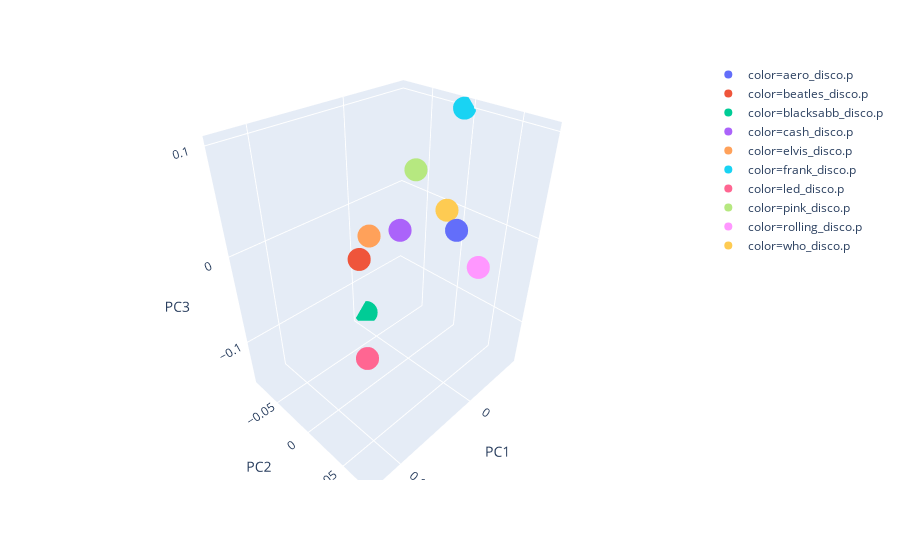

The notebook cell this image was saved under:
### Code cell
fig = px.scatter_3d(df_unique, x='PC1', y='PC2', z='PC3', color=df_unique.index)
fig.show()

### Figure 1 — Plotly figure (JSON) as saved in the notebook; plotly's stock layout.template omitted (floating-point values rounded to 4 significant figures)
{"data": [{"hoverlabel": {"namelength": 0}, "hovertemplate": "color=aero_disco.p<br>PC1=%{x}<br>PC2=%{y}<br>PC3=%{z}", "legendgroup": "color=aero_disco.p", "marker": {"color": "#636efa", "symbol": "circle"}, "mode": "markers", "name": "color=aero_disco.p", "scene": "scene", "showlegend": true, "type": "scatter3d", "x": [-0.03504], "y": [0.02325], "z": [0.001395]}, {"hoverlabel": {"namelength": 0}, "hovertemplate": "color=beatles_disco.p<br>PC1=%{x}<br>PC2=%{y}<br>PC3=%{z}", "legendgroup": "color=beatles_disco.p", "marker": {"color": "#EF553B", "symbol": "circle"}, "mode": "markers", "name": "color=beatles_disco.p", "scene": "scene", "showlegend": true, "type": "scatter3d", "x": [0.07211], "y": [0.007196], "z": [0.0123]}, {"hoverlabel": {"namelength": 0}, "hovertemplate": "color=blacksabb_disco.p<br>PC1=%{x}<br>PC2=%{y}<br>PC3=%{z}", "legendgroup": "color=blacksabb_disco.p", "marker": {"color": "#00cc96", "symbol": "circle"}, "mode": "markers", "name": "color=blacksabb_disco.p", "scene": "scene", "showlegend": true, "type": "scatter3d", "x": [-0.014], "y": [-0.08307], "z": [-0.1486]}, {"hoverlabel": {"namelength": 0}, "hovertemplate": "color=cash_disco.p<br>PC1=%{x}<br>PC2=%{y}<br>PC3=%{z}", "legendgroup": "color=cash_disco.p", "marker": {"color": "#ab63fa", "symbol": "circle"}, "mode": "markers", "name": "color=cash_disco.p", "scene": "scene", "showlegend": true, "type": "scatter3d", "x": [0.0002931], "y": [-0.0156], "z": [-5.443e-05]}, {"hoverlabel": {"namelength": 0}, "hovertemplate": "color=elvis_disco.p<br>PC1=%{x}<br>PC2=%{y}<br>PC3=%{z}", "legendgroup": "color=elvis_disco.p", "marker": {"color": "#FFA15A", "symbol": "circle"}, "mode": "markers", "name": "color=elvis_disco.p", "scene": "scene", "showlegend": true, "type": "scatter3d", "x": [0.0398], "y": [-0.01551], "z": [0.0108]}, {"hoverlabel": {"namelength": 0}, "hovertemplate": "color=frank_disco.p<br>PC1=%{x}<br>PC2=%{y}<br>PC3=%{z}", "legendgroup": "color=frank_disco.p", "marker": {"color": "#19d3f3", "symbol": "circle"}, "mode": "markers", "name": "color=frank_disco.p", "scene": "scene", "showlegend": true, "type": "scatter3d", "x": [-0.07206], "y": [-0.007038], "z": [0.09981]}, {"hoverlabel": {"namelength": 0}, "hovertemplate": "color=led_disco.p<br>PC1=%{x}<br>PC2=%{y}<br>PC3=%{z}", "legendgroup": "color=led_disco.p", "marker": {"color": "#FF6692", "symbol": "circle"}, "mode": "markers", "name": "color=led_disco.p", "scene": "scene", "showlegend": true, "type": "scatter3d", "x": [0.1308], "y": [0.07918], "z": [-0.007371]}, {"hoverlabel": {"namelength": 0}, "hovertemplate": "color=pink_disco.p<br>PC1=%{x}<br>PC2=%{y}<br>PC3=%{z}", "legendgroup": "color=pink_disco.p", "marker": {"color": "#B6E880", "symbol": "circle"}, "mode": "markers", "name": "color=pink_disco.p", "scene": "scene", "showlegend": true, "type": "scatter3d", "x": [-0.06696], "y": [-0.05809], "z": [0.0261]}, {"hoverlabel": {"namelength": 0}, "hovertemplate": "color=rolling_disco.p<br>PC1=%{x}<br>PC2=%{y}<br>PC3=%{z}", "legendgroup": "color=rolling_disco.p", "marker": {"color": "#FF97FF", "symbol": "circle"}, "mode": "markers", "name": "color=rolling_disco.p", "scene": "scene", "showlegend": true, "type": "scatter3d", "x": [-0.002475], "y": [0.0727], "z": [-0.0001098]}, {"hoverlabel": {"namelength": 0}, "hovertemplate": "color=who_disco.p<br>PC1=%{x}<br>PC2=%{y}<br>PC3=%{z}", "legendgroup": "color=who_disco.p", "marker": {"color": "#FECB52", "symbol": "circle"}, "mode": "markers", "name": "color=who_disco.p", "scene": "scene", "showlegend": true, "type": "scatter3d", "x": [-0.05243], "y": [-0.003026], "z": [0.005748]}], "layout": {"legend": {"tracegroupgap": 0}, "margin": {"t": 60}, "scene": {"domain": {"x": [0, 1], "y": [0, 1]}, "xaxis": {"title": {"text": "PC1"}}, "yaxis": {"title": {"text": "PC2"}}, "zaxis": {"title": {"text": "PC3"}}}}}
